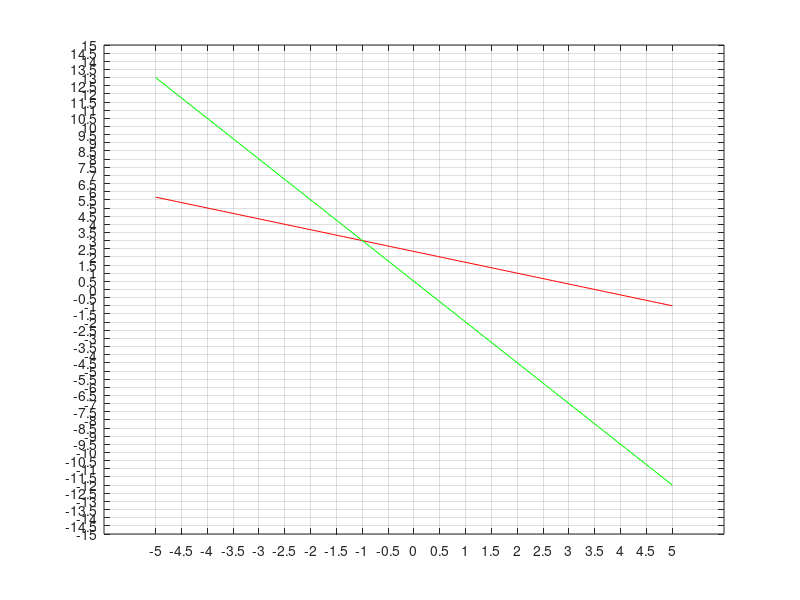

Here is the MATLAB script that generated this plot:
%Q4
disp('Question 4 -');
x = linspace(-5,5,100);
y1=(7-2*x)/3;
y2=(1-5*x)/2;
plot(x,y1,'r',x,y2,'g');
xticks(-5:0.5:5);
yticks(-100:0.5:100);
grid on
disp('Point of Intersection is = (-1,3)');